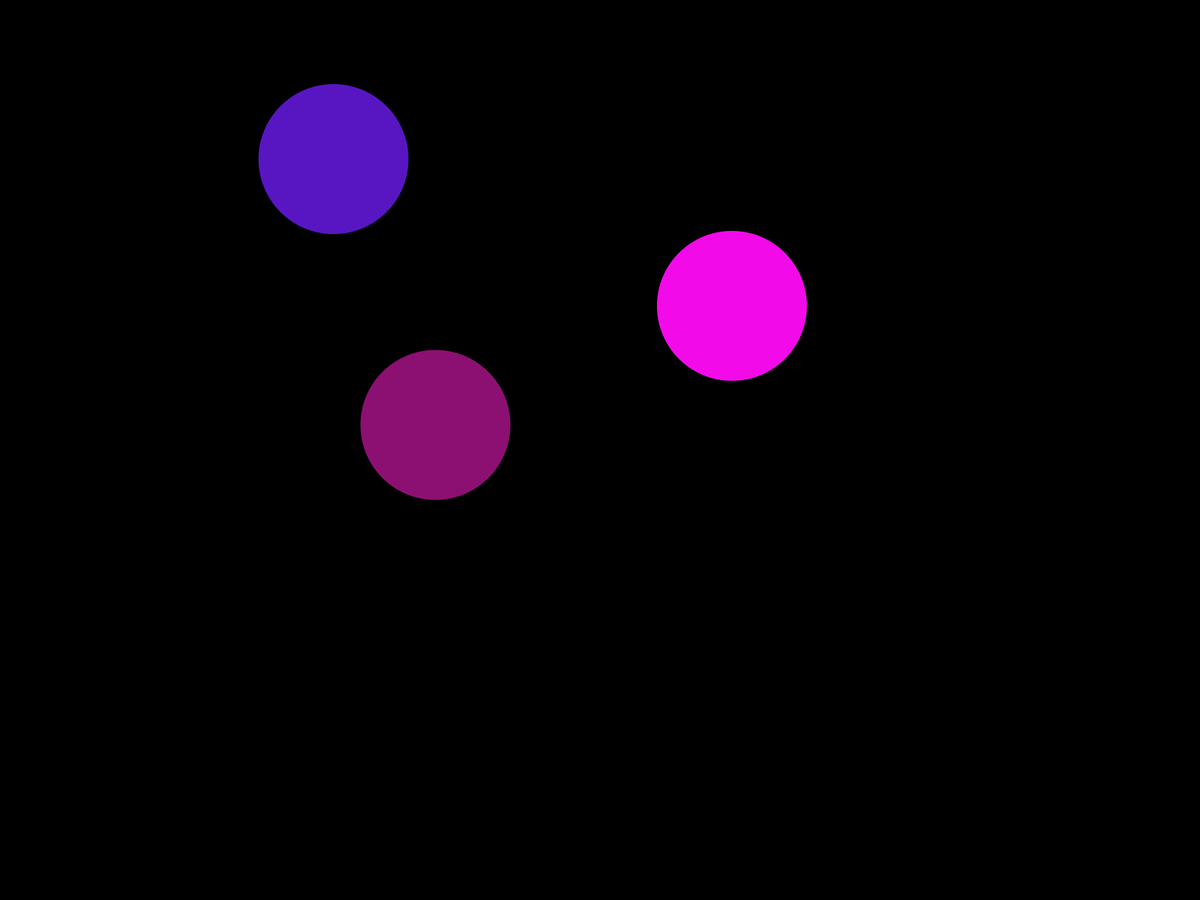
Frame 1 (no input)
Frame 60 (the mouse pressed at the canvas centre just before this capture): identical to frame 1, image omitted
Frame 120 (the mouse held since frame 60 and released just before this capture): identical to frame 1, image omitted

The Processing sketch that drew this single still picture (run headless with seeded random() and noise(); from frame 60 on, the mouse is pressed at the canvas centre):

// Processing sketch: BouncyBallOOP
// ── BouncyBallOOP.pde
Ball b;                //declare a new Ball called b
Ball c;
Ball d;

void setup() {
  size(1600, 1200);
  b = new Ball();      //initialize b as a new object of the Ball class
  c = new Ball();
  d = new Ball();
}

void draw() {
  background(0);
  b.display();         //call b's display() method
  c.display();
  d.display();
}
// ── Ball.pde
class Ball {
  //declaring all information (fields) contained within the Ball class
  PVector loc, vel;
  int diam;
  color c;

  //this is a constructor. you can have more than one constructor for a given class
  Ball() {
    diam = 200;
    loc = new PVector(random(diam, width-diam), random(diam, height-diam));
    vel = PVector.random2D();
    vel.mult(10);
    c = color(random(255), random(50), random(100, 255));
  }

  Ball(int tDiam) {
    diam = tDiam;
    loc = new PVector(random(diam, width-diam), random(diam, height-diam));
    vel = PVector.random2D();
    vel.mult(10);
    c = color(random(255), random(50), random(100, 255));
  }

  //after declaring fields and setting up constructors, you can define your methods
  void display() {
    fill(c);
    noStroke();
    ellipse(loc.x, loc.y, diam, diam);
  }

  void move() {
    loc.add(vel);
  }

  void bounce() {
    if (loc.x > width || loc.x < 0) {
      vel.x *= -1;
    }
    if (loc.y > height || loc.y < 0) {
      vel.y *= -1;
    }
  }

  void run() {
    move();
    bounce();
    display();
  }
}
